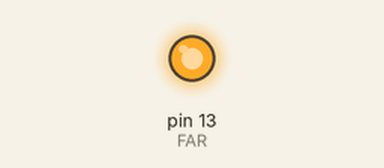
Recording of a sketch running on a simulated Arduino Uno, built with avr-gcc and run on an emulated ATmega328P. Parts: output pins drawn as LEDs (lit = HIGH).

Above: at 1.0 s.
At 5.5 s:
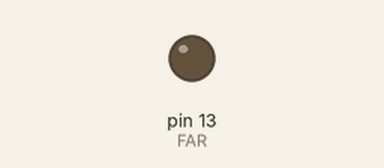
Timing chart, 0 to 6.9 s (numbered marks = the images above):
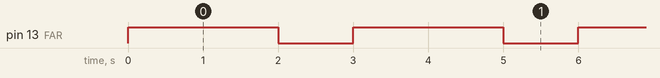

The sketch:

minim.ino
```cpp
/*
  Solucionari Repte SA1-A · Far costaner (REQUISIT MINIM)
  Un LED repeteix un patro lluminos identificatiu propi (minim 2 temps diferents).
  Patro d'exemple: 2 s ences / 1 s apagat.
  Circuit: LED intern del pin 13 (o LED + 220 ohm a GND).
*/

const int FAR = 13;

void setup() {
  pinMode(FAR, OUTPUT);
}

void loop() {
  digitalWrite(FAR, HIGH);
  delay(2000);             // 2 s ences
  digitalWrite(FAR, LOW);
  delay(1000);             // 1 s apagat
}
```

Measured:
- by itself, pin 13 (FAR): alternates HIGH for 2.0 s and LOW for 1.0 s
